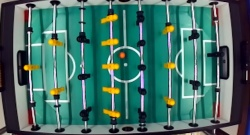
#> input picture alex.jpg, 250 x 135 px
$ python -i hello_world.py   (imports and definitions only)
#> lines starting #> are read from the running program, lines starting #| are printed output that depends on the picture; after the words box and inside, x2 and y2 are one past the last pixel; in counts of white or black regions, pixels touching at a corner belong together
# !/usr/bin/env python
import cv2
import numpy as np


def convert_Image(inputImage):

    inputImageBGR = cv2.cvtColor(inputImage, cv2.COLOR_RGB2BGR)
#> inputImageBGR is the input picture: shape (135, 250, 3); mean B, G, R 102.5, 110.4, 67.4
    inputImageHSV = cv2.cvtColor(inputImage, cv2.COLOR_RGB2HSV)
#> inputImageHSV: shape (135, 250, 3); mean H, S, V 91.9, 138, 116
    inputImageYCB = cv2.cvtColor(inputImage, cv2.COLOR_RGB2YCR_CB)
#> inputImageYCB: shape (135, 250, 3); mean of channels 0, 1, 2 96.6, 107.1, 131.3
    inputImageLAB = cv2.cvtColor(inputImage, cv2.COLOR_RGB2LAB)
#> inputImageLAB: shape (135, 250, 3); mean of channels 0, 1, 2 110.1, 114.7, 128.4

    bgr = [26, 38, 176]
    thresh = 40

    minBGR = np.array([bgr[0] - thresh, bgr[1] - thresh, bgr[2] - thresh])
    maxBGR = np.array([bgr[0] + thresh, bgr[1] + thresh, bgr[2] + thresh])

    maskBGR = cv2.inRange(inputImageBGR, minBGR, maxBGR)
#> maskBGR: shape (135, 250); every value is 0
    resultBGR = cv2.bitwise_and(inputImageBGR, inputImageBGR, mask=maskBGR)
#> resultBGR: shape (135, 250, 3); every value is 0

    # convert 1D array to 3D, then convert it to HSV and take the first element
    # this will be same as shown in the above figure [65, 229, 158]
    hsv = cv2.cvtColor(np.uint8([[bgr]]), cv2.COLOR_BGR2HSV)[0][0]

    minHSV = np.array([hsv[0] - thresh, hsv[1] - thresh, hsv[2] - thresh])
    maxHSV = np.array([hsv[0] + thresh, hsv[1] + thresh, hsv[2] + thresh])

    maskHSV = cv2.inRange(inputImageHSV, minHSV, maxHSV)
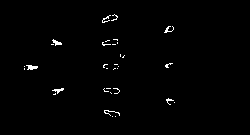
#> maskHSV: shape (135, 250); 1% white in thin lines or dots, all inside (x1, y1, x2, y2) = (24, 14, 175, 117)
    resultHSV = cv2.bitwise_and(inputImageHSV, inputImageHSV, mask=maskHSV)
#> resultHSV: shape (135, 250, 3); mean H, S, V 0.2, 2.2, 1.8

    # convert 1D array to 3D, then convert it to YCrCb and take the first
    # element
    ycb = cv2.cvtColor(np.uint8([[bgr]]), cv2.COLOR_BGR2YCrCb)[0][0]

    minYCB = np.array([ycb[0] - thresh, ycb[1] - thresh, ycb[2] - thresh])
    maxYCB = np.array([ycb[0] + thresh, ycb[1] + thresh, ycb[2] + thresh])

    maskYCB = cv2.inRange(inputImageYCB, minYCB, maxYCB)
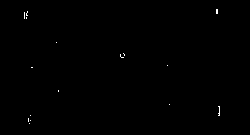
#> maskYCB: shape (135, 250); 0.18% white in thin lines or dots, all inside (x1, y1, x2, y2) = (24, 9, 220, 124)
    resultYCB = cv2.bitwise_and(inputImageYCB, inputImageYCB, mask=maskYCB)
#> resultYCB: shape (135, 250, 3); mean of channels 0, 1, 2 0.1, 0.3, 0.2

    # convert 1D array to 3D, then convert it to LAB and take the first element
    lab = cv2.cvtColor(np.uint8([[bgr]]), cv2.COLOR_BGR2LAB)[0][0]

    minLAB = np.array([lab[0] - thresh, lab[1] - thresh, lab[2] - thresh])
    maxLAB = np.array([lab[0] + thresh, lab[1] + thresh, lab[2] + thresh])

    maskLAB = cv2.inRange(inputImageLAB, minLAB, maxLAB)
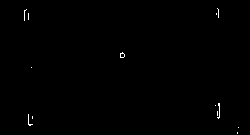
#> maskLAB: shape (135, 250); 0.29% white in thin lines or dots, all inside (x1, y1, x2, y2) = (24, 8, 239, 134)
    resultLAB = cv2.bitwise_and(inputImageLAB, inputImageLAB, mask=maskLAB)
#> resultLAB: shape (135, 250, 3); mean of channels 0, 1, 2 0.3, 0.4, 0.4

    cv2.imshow("Result BGR", resultBGR)
    cv2.imshow("Result HSV", resultHSV)
    cv2.imshow("Result YCB", resultYCB)
    cv2.imshow("Output LAB", resultLAB)

>>> import cv2
>>> picture = cv2.cvtColor(cv2.imread('alex.jpg'), cv2.COLOR_BGR2RGB)
>>> result = convert_Image(picture)

$ run again, on hd3.jpg
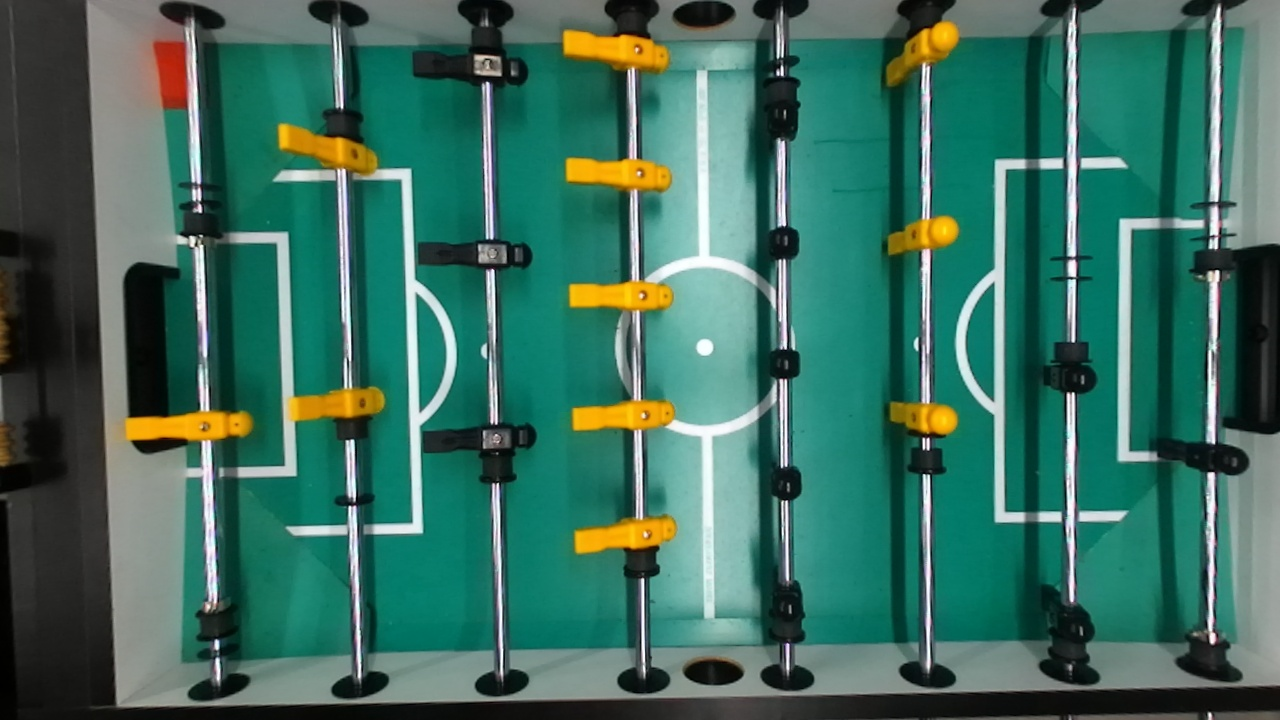
#> input picture hd3.jpg, 1280 x 720 px
#> in convert_Image, inputImageBGR is the input picture: shape (720, 1280, 3); mean B, G, R 95.7, 109.6, 60.4
#> inputImageHSV: shape (720, 1280, 3); mean H, S, V 75.1, 137.5, 112.4
#> inputImageYCB: shape (720, 1280, 3); mean of channels 0, 1, 2 93.3, 104.5, 129.4
#> inputImageLAB: shape (720, 1280, 3); mean of channels 0, 1, 2 108.6, 111.6, 131.3
#> in convert_Image, `maskBGR = cv2.inRange(inputImageBGR, minBGR, maxBGR)`:
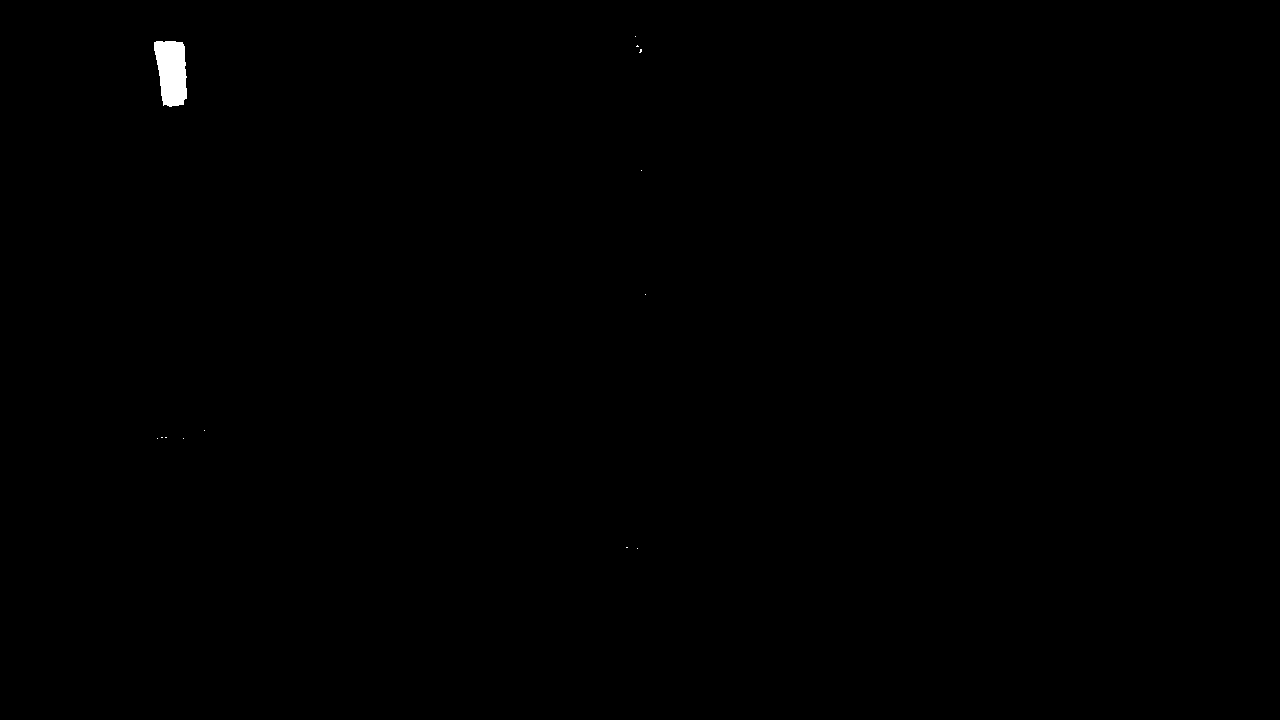
#> maskBGR: shape (720, 1280); 0.19% white; 13 white regions (12 under 20 px), largest, box (x1, y1, x2, y2) and area: (154, 41, 187, 107) 1738
#> maskHSV: shape (720, 1280); 1.2% white; 28 white regions (9 under 20 px), largest, box (x1, y1, x2, y2) and area: (278, 125, 377, 175) 1859, (154, 42, 186, 107) 1684, (295, 388, 384, 421) 1597
#> resultHSV: shape (720, 1280, 3); mean H, S, V 0.2, 2.9, 2.2
#> maskYCB: shape (720, 1280); 0.35% white; 72 white regions (53 under 20 px), largest, box (x1, y1, x2, y2) and area: (153, 40, 188, 108) 1939, (912, 46, 947, 62) 172, (567, 54, 631, 67) 144
#> resultYCB: shape (720, 1280, 3); mean of channels 0, 1, 2 0.3, 0.6, 0.3
#> in convert_Image, `maskLAB = cv2.inRange(inputImageLAB, minLAB, maxLAB)`:
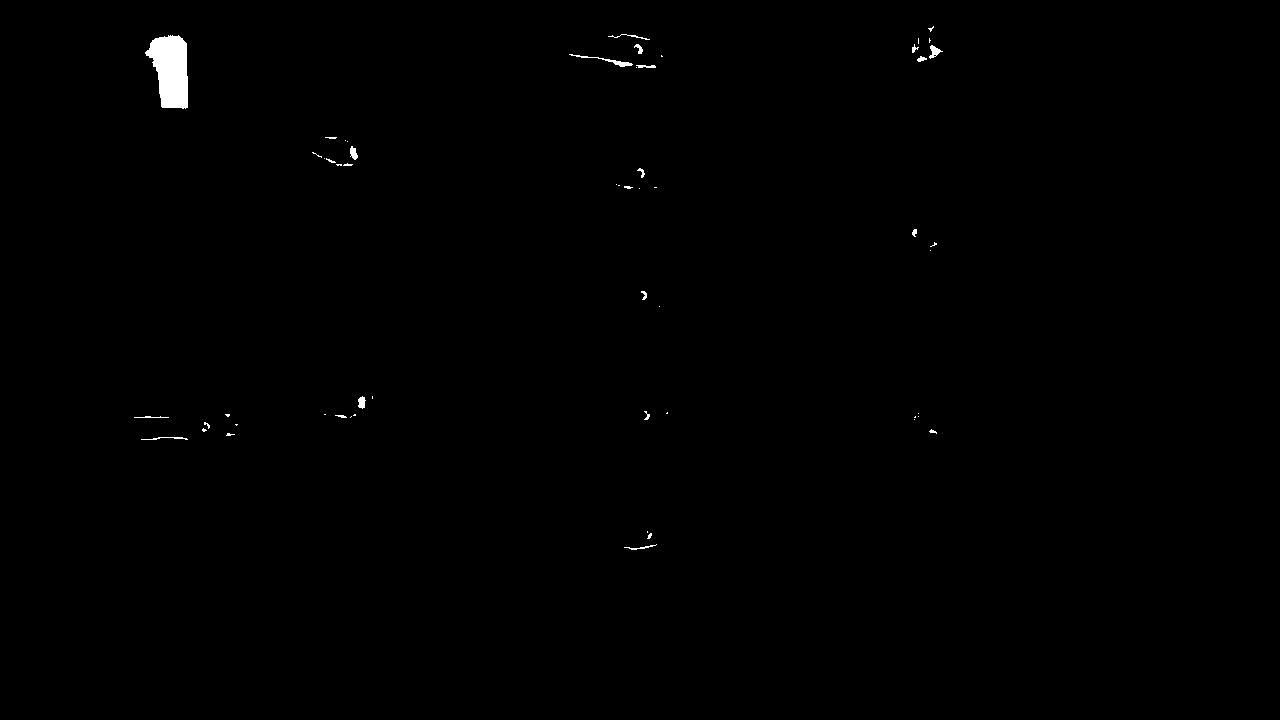
#> maskLAB: shape (720, 1280); 0.37% white; 56 white regions (36 under 20 px), largest, box (x1, y1, x2, y2) and area: (145, 35, 188, 109) 2266, (569, 54, 633, 67) 151, (929, 45, 943, 59) 90
#> resultLAB: shape (720, 1280, 3); mean of channels 0, 1, 2 0.4, 0.6, 0.6
